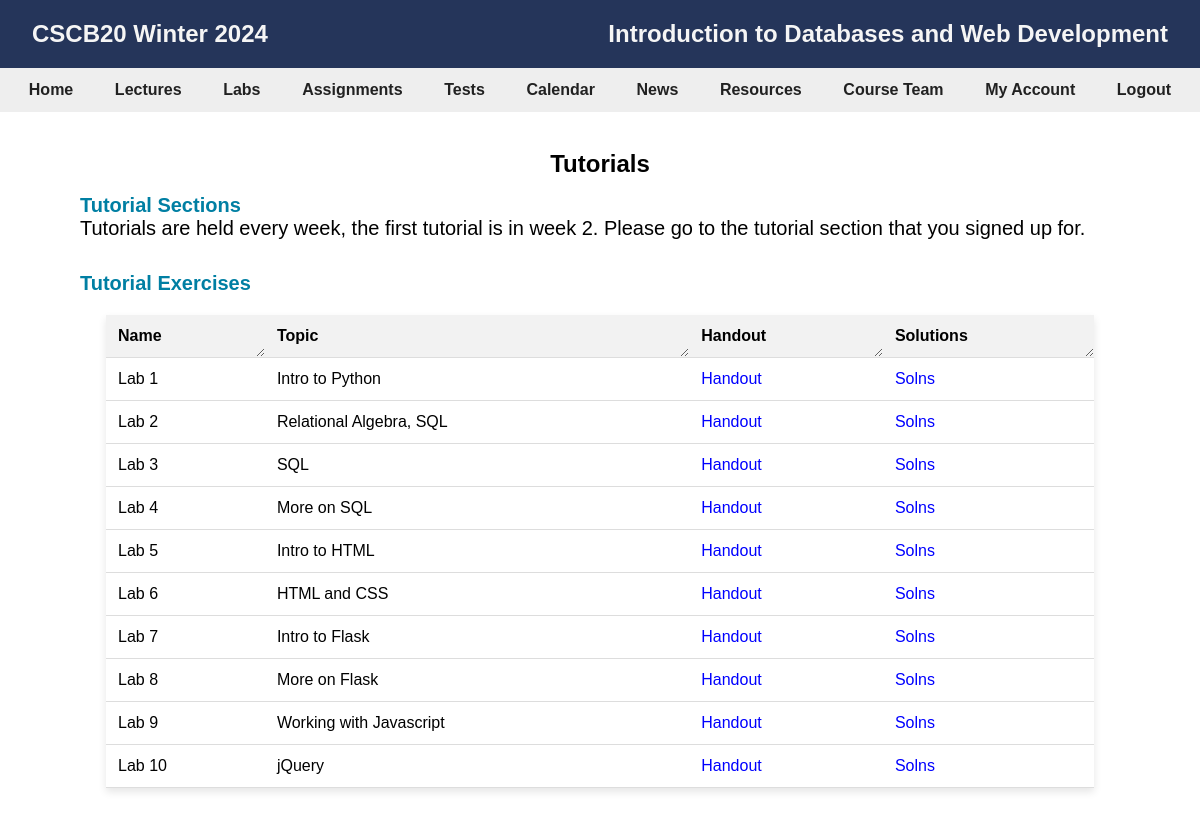
Screenshot of /labs (signed in) with the database file from the repository.
### app.py (models this page shows)
class Assessments(db.Model):
    __tablename__ = "Assessments"
    assessment_name = db.Column(db.String(30), primary_key=True)
    assessment_type = db.Column(db.String(20), nullable=False)
    due_date = db.Column(db.String(20))
    location = db.Column(db.String(20))
    weight = db.Column(db.REAL)
    handout_link = db.Column(db.String(100))
    solutions_link = db.Column(db.String(100))
    description = db.Column(db.String(1000), nullable=False)

### app.py (the view)
@app.route("/labs")
def labs():
    if "name" not in session:
        flash("You must be logged in to view this page")
        return render_template("login.html", pagename="login")
    pagename = "labs"
    labs = query_labs()
    return render_template("labs.html", pagename=pagename, labs=labs, title="Labs")

### app.py (called while the page is built)
def query_labs():
    labs = Assessments.query.filter_by(assessment_type="lab").all()
    return labs

### templates/labs.html
{% extends "template.html" %} {% block content %}
<section class="content">
  <div class="grid-container">
    <div class="grid-item">
      <h1>Tutorials</h1>
    </div>
    <div class="grid-item-2">
      <h2>Tutorial Sections</h2>
      <p>
        Tutorials are held every week, the first tutorial is in week 2. Please
        go to the tutorial section that you signed up for.
      </p>
    </div>
    <div class="grid-item-2">
      <h2>Tutorial Exercises</h2>
      <table class="center">
        <tr>
          <th>Name</th>
          <th>Topic</th>
          <th>Handout</th>
          <th>Solutions</th>
        </tr>
        {% for lab in labs %}
        <tr class="cell">
          <td>{{ lab.assessment_name }}</td>
          <td>{{ lab.description }}</td>
          <td>
            <a href="{{ url_for('static', filename='files/CSCB20_Assignment_3.pdf') }}" target="_blank"
              >Handout</a
            ><br />
          </td>
          <td>
            <a href="{{ url_for('static', filename='files/CSCB20_Assignment_3.pdf') }}" target="_blank"
              >Solns</a
            >
          </td>
        </tr>
        {% endfor %}
      </table>
    </div>
  </div>
</section>
{% endblock content %}

### templates/template.html (shortened to what this page needs)
<!doctype html>
<html lang="en" dir="ltr">
  <head>
    <link
      rel="stylesheet"
      href="{{ url_for('static', filename='css/header.css') }}"
    />
    <link
      rel="stylesheet"
      href="{{ url_for('static', filename='css/footer.css') }}"
    />
    <link
      rel="stylesheet"
      href="{{ url_for('static', filename='css/grid.css') }}"
    />
    <link
      rel="stylesheet"
      href="{{ url_for('static', filename='css/form.css') }}"
    />
    <link
      rel="stylesheet"
      href="{{ url_for('static', filename='css/table.css') }}"
    />
    {% if pagename %}
    <link
      rel="stylesheet"
      href="{{ url_for('static', filename='css/' + pagename + '.css') }}"
    />
    {% endif %}
  </head>
  <body>
    <header>
      <div class="navbar">
        <div class="navbar-item">
          <a href="{{ url_for('home') }}">
            <h2 class="heading">CSCB20 Winter 2024</h2>
          </a>
          <a href="{{ url_for('home') }}">
            <h2 class="heading cname">
              Introduction to Databases and Web Development
            </h2>
          </a>
        </div>
        <div class="navbar-links">
          <a href="/">Home</a>
          {% if session.name %}
          <a href="{{ url_for('lectures') }}">Lectures</a>
          <a href="{{ url_for('labs') }}">Labs</a>
          <a href="{{ url_for('assignments') }}">Assignments</a>
          <a href="{{ url_for('tests') }}">Tests</a>
          <a href="{{ url_for('calendar') }}">Calendar</a>
          <a href="{{ url_for('news') }}">News</a>
          <a href="{{ url_for('resources') }}">Resources</a>
          <a href="{{ url_for('course_team') }}">Course Team</a>
          <a href="{{ url_for('user') }}">My Account</a>
          <a href="{{ url_for('logout') }}">Logout</a>
          {% else %}
          <a href="{{ url_for('login') }}">Login</a>
          <a href="{{ url_for('register') }}">Register</a>
          {% endif %}
        </div>
      </div>
    </header>
    {% block content %} {% endblock %}
  </body>
</html>

### static/css/header.css (style rules this page uses)
* { margin: 0; padding: 0; box-sizing: border-box; overflow: auto; }
body { font-family: Arial, sans-serif; padding-top: 50px; }
.content { margin-top: 100px; padding: 0rem 5rem; min-height: 80vh; position: relative; min-height: 100vh; width: 100%; transition: all 0.2s ease; }
.navbar { background: #25355a; width: 100%; overflow: visible; position: fixed; top: 0; z-index: 1000; padding-top: 10px; }
.navbar-item { display: inline-flex; align-items: center; justify-content: space-between; flex-wrap: wrap; width: 100%; color: white; padding: 10px 2rem; transition: all 0.2s ease; }
.navbar-links { background: #eeeeee; width: 100%; display: inline-flex; align-items: right; justify-content: space-around; flex-wrap: wrap; padding: 8px; }
.heading { text-decoration: none; color: whitesmoke; margin-bottom: 10px; }
.navbar-item a { text-decoration: none; }
.navbar-links a { text-decoration: none; color: #212121; font-size: 1rem; font-weight: bold; padding: 5px 5px; }

### static/css/grid.css (style rules this page uses)
.grid-container { width: 100%; display: grid; grid-template-columns: 1fr; gap: 1fr; }
.grid-item { display: flex; justify-content: space-around; align-items: center; width: 100%; }
.grid-item-2 a, .grid-item-2 a:visited { text-decoration: none; color: blue; font-size: 16; }
.grid-item-2 p { font-size: 16px; margin-top: 16px; }
.grid-item-2 { display: flex; flex-direction: column; justify-content: space-around; align-items: right; width: 100%; margin: 1rem 0rem; }

### static/css/table.css (style rules this page uses)
table { width: 95%; border-collapse: collapse; margin: 20px; box-shadow: 0 4px 8px rgba(0, 0, 0, 0.1); background-color: #ffffff; overflow: hidden; margin-right: auto; margin-left: auto; }
th, td { padding: 12px; text-align: left; border-bottom: 1px solid #dddddd; overflow: hidden; }
th { background-color: #f2f2f2; resize: horizontal; overflow: hidden; }
.cell a { text-decoration: none; }

### static/css/labs.css (style rules this page uses)
.grid-item-2 h2 { font-size: 20px; color: #007fa3; }
.grid-item-2 p { font-size: 20px; margin-top: 0px; }

### rows the page displays
Assessments: assessment_name "Lab 1", description "Intro to Python"
Assessments: assessment_name "Lab 2", description "Relational Algebra, SQL"
Assessments: assessment_name "Lab 3", description "SQL"
Assessments: assessment_name "Lab 4", description "More on SQL"
Assessments: assessment_name "Lab 5", description "Intro to HTML"
Assessments: assessment_name "Lab 6", description "HTML and CSS"
Assessments: assessment_name "Lab 7", description "Intro to Flask"
Assessments: assessment_name "Lab 8", description "More on Flask"
Assessments: assessment_name "Lab 9", description "Working with Javascript"
Assessments: assessment_name "Lab 10", description "jQuery"
